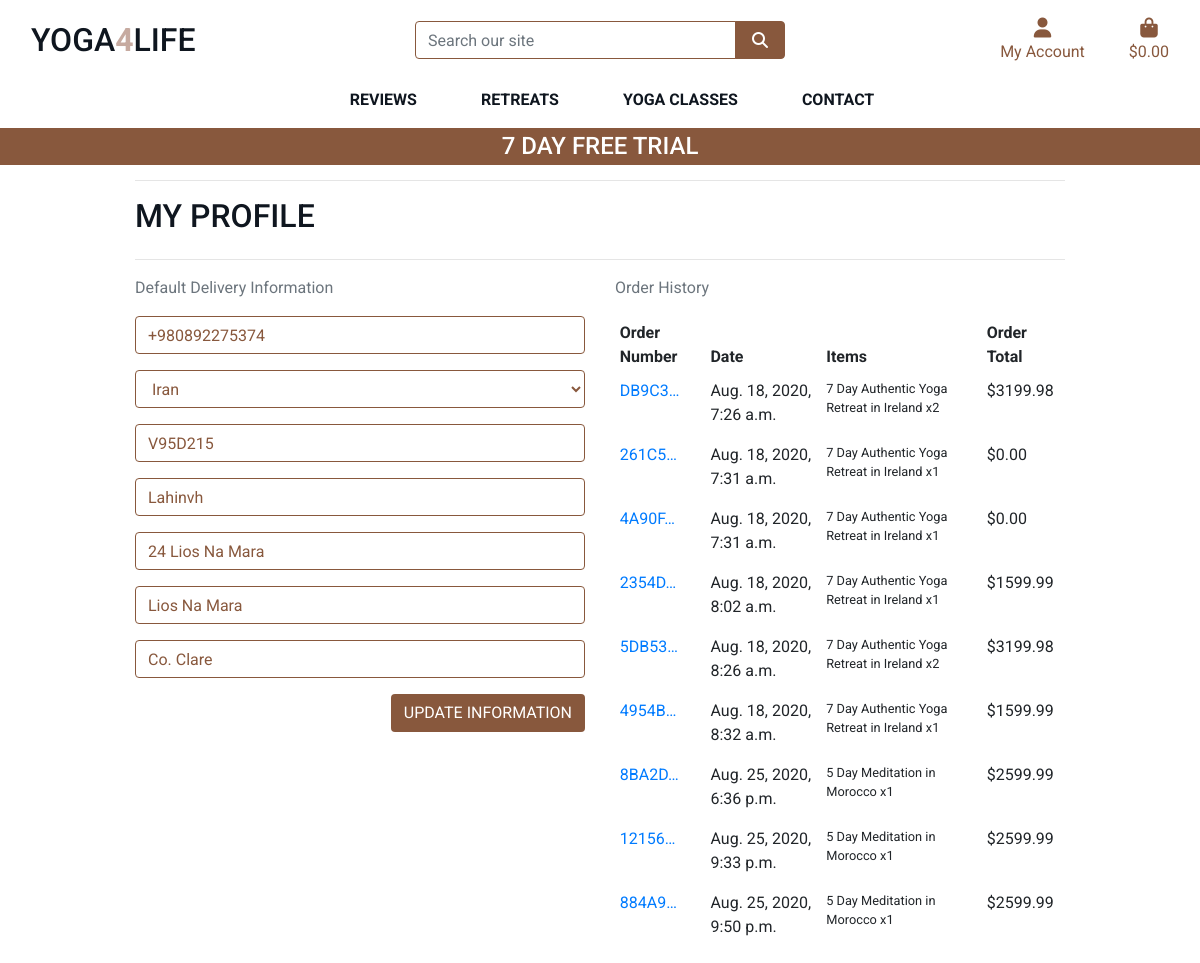
The app's page /profile/ (signed in), older data.
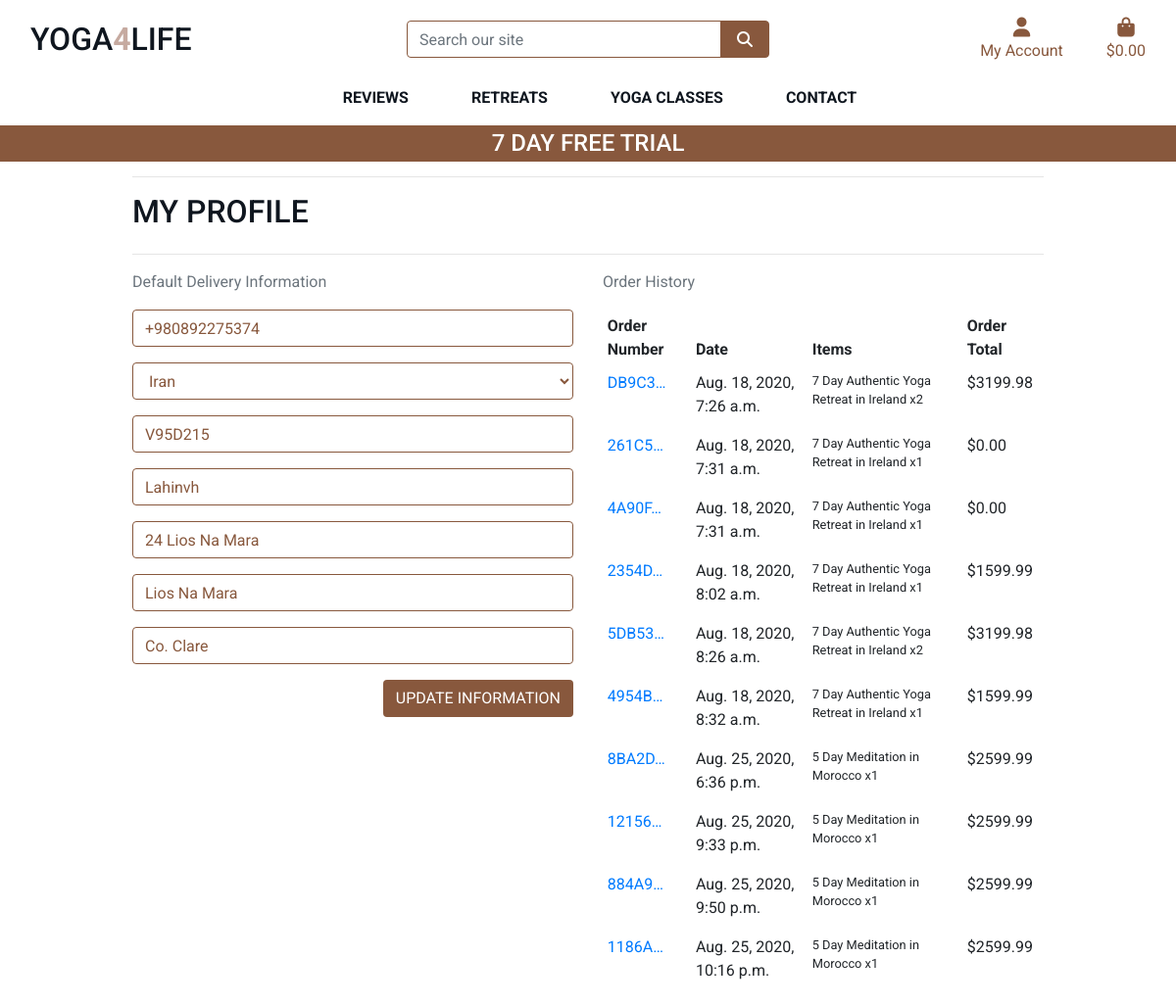
The same page, newer data.
### checkout/models.py (models this page shows, shortened)
class Order(models.Model):
    order_number = models.CharField(max_length=32, null=False, editable=False)
    user_profile = models.ForeignKey(UserProfile, on_delete=models.SET_NULL,
                                     null=True, blank=True, related_name='orders')
    full_name = models.CharField(max_length=50, null=False, blank=False)
    email = models.EmailField(max_length=254, null=False, blank=False)
    phone_number = models.CharField(max_length=20, null=False, blank=False)
    country = CountryField(blank_label='Country *', null=False, blank=False)
    postcode = models.CharField(max_length=20, null=True, blank=True)
    town_or_city = models.CharField(max_length=40, null=False, blank=False)
    street_address1 = models.CharField(max_length=80, null=False, blank=False)
    street_address2 = models.CharField(max_length=80, null=True, blank=True)
    county = models.CharField(max_length=80, null=True, blank=True)
    date = models.DateTimeField(auto_now_add=True)
    order_total = models.DecimalField(max_digits=10, decimal_places=2, null=False, default=0)
    grand_total = models.DecimalField(max_digits=10, decimal_places=2, null=False, default=0)
    original_cart = models.TextField(null=False, blank=False, default='')
    stripe_pid = models.CharField(max_length=254, null=False, blank=False, default='')

class OrderLineItem(models.Model):
    order = models.ForeignKey(Order, null=False, blank=False, on_delete=models.CASCADE, related_name='lineitems')
    retreat = models.ForeignKey(Retreat, null=True, blank=False, on_delete=models.CASCADE)
    class_detail = models.ForeignKey(Class, null=True, blank=False, on_delete=models.CASCADE)
    quantity = models.IntegerField(null=False, blank=False, default=0)
    lineitem_total = models.DecimalField(max_digits=6, decimal_places=2, null=False, blank=False, editable=False)

### retreats/models.py (models this page shows, shortened)
class Retreat(models.Model):
    category = models.ForeignKey('Category', null=True, blank=True, on_delete=models.SET_NULL)
    sku = models.CharField(max_length=254, null=True, blank=True)
    name = models.CharField(max_length=254)
    description = models.TextField()
    price = models.DecimalField(max_digits=6, decimal_places=2)
    rating = models.DecimalField(max_digits=6, decimal_places=2, null=True, blank=True)
    image_url = models.URLField(max_length=1024, null=True, blank=True)
    image = models.ImageField(null=True, blank=True)

### profiles/views.py (the view)
# urls.py: path('', views.profile, name='profile'),
@login_required
def profile(request):
    profile = get_object_or_404(UserProfile, user=request.user)
    if request.method == 'POST':
        form = UserProfileForm(request.POST, instance=profile)
        if form.is_valid():
            form.save()
            messages.success(request, 'Profile updated successfully')
        else:
            messages.error(request, 'Update failed. Please ensure the form is valid.')
    else:
        form = UserProfileForm(instance=profile)
    orders = profile.orders.all()
    template = 'profiles/profile.html'
    context = {
        'form': form,
        'orders': orders,
        'on_profile_page': True
    }
    return render(request, template, context)

### profiles/forms.py
class UserProfileForm(forms.ModelForm):
    class Meta:
        model = UserProfile
        exclude = ('user',)
    def __init__(self, *args, **kwargs):
        super().__init__(*args, **kwargs)
        placeholders = {
            'default_phone_number': 'Phone Number',
            'default_postcode': 'Postal Code',
            'default_town_or_city': 'Town or City',
            'default_street_address1': 'Street Address 1',
            'default_street_address2': 'Street Address 2',
            'default_county': 'County, State or Locality',
        }
        self.fields['default_phone_number'].widget.attrs['autofocus'] = True
        for field in self.fields:
            if field != 'default_country':
                if self.fields[field].required:
                    placeholder = f'{placeholders[field]} *'
                else:
                    placeholder = placeholders[field]
                self.fields[field].widget.attrs['placeholder'] = placeholder
            self.fields[field].widget.attrs['class'] = 'border-brown rounded-1 profile-form-input'
            self.fields[field].label = False

### profiles/templates/profiles/profile.html (shortened to what this page needs)
{% extends "base.html" %}
{% load static %}
{% block extra_css %}
    <link rel="stylesheet" href="{% static 'profiles/css/profile.css' %}">
{% endblock %}
{% block page_header %}
    <div class="container header-container">
    </div>
{% endblock %}
{% block content %}
    <div class="container">
        <div class="row">
            <div class="col">
                <hr>
                <h2 class="logo-font mb-4">My Profile</h2>
                <hr>
            </div>
        </div>
        <div class="row">
            <div class="col-12 col-lg-6">
                <p class="text-muted">Default Delivery Information</p>
                <form class="mt-3" action="{% url 'profile' %}" method="POST" id="profile-update-form">
                    {{ form|crispy }}
                    <button class="btn btn-brown rounded-1 text-uppercase float-right">Update Information</button>
                </form>
            </div>
            <div class="col-12 col-lg-6">
                <p class="text-muted">Order History</p>
               <div class="order-history table-responsive">
                    <table class="table table-sm table-borderless">
                        <thead>
                            <tr>
                                <th>Order Number</th>
                                <th>Date</th>
                                <th>Items</th>
                                <th>Order Total</th>
                            </tr>
                        </thead>
                        <tbody>
                            {% for order in orders %}
                                <tr>
                                    <td>
                                        <a href="{% url 'order_history' order.order_number %}"
                                        title="{{ order.order_number }}">
                                            {{ order.order_number|truncatechars:6 }}
                                        </a>
                                    </td>
                                    <td>{{ order.date }}</td>
                                    <td>
                                        <ul class="list-unstyled">
                                            {% for item in order.lineitems.all %}
                                                <li class="small">
                                                    {{ item.retreat.name }} x{{ item.quantity }}
                                                </li>
                                            {% endfor %}
                                        </ul>
                                    </td>
                                    <td>${{ order.grand_total }}</td>
                                </tr>
                            {% endfor %}
                        </tbody>
                    </table>
                </div>
            </div>
        </div>
{% endblock %}

Row changes from the older to the newer data that the page shows:
added Order: order_number "1186A…", date "Aug. 25, 2020, 10:16 p.m.", grand_total "2599.99"
added OrderLineItem: retreat.name "5 Day Meditation in Morocco", quantity "1", shown under "1186A…"
